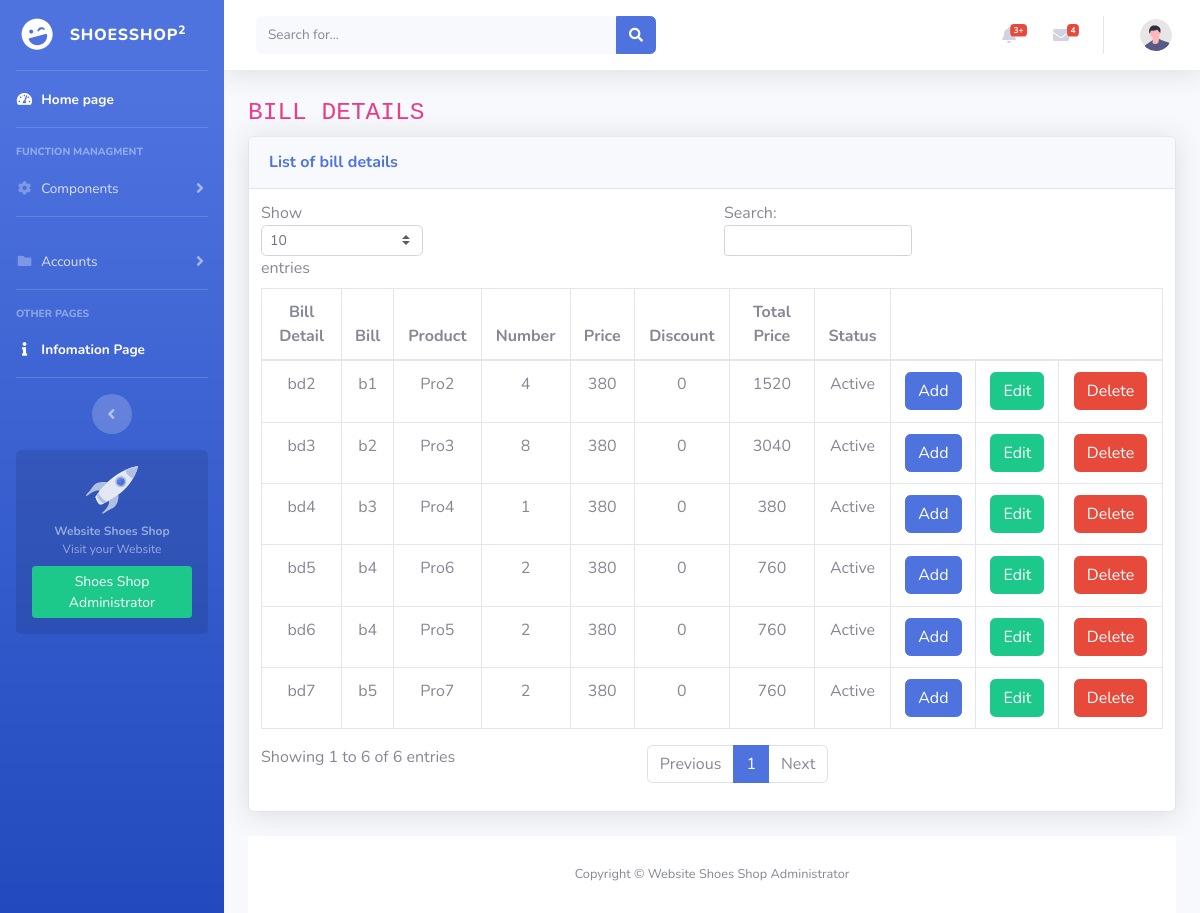
Screenshot of /billdetail.php (signed in) with the database file from the repository.
### tables this page shows
CREATE TABLE IF NOT EXISTS `bill_detail` (
  `id_billdetail` varchar(100) NOT NULL,
  `id_bill` varchar(100) NOT NULL,
  `id_product` varchar(100) NOT NULL,
  `number` int(11) NOT NULL,
  `price` double NOT NULL,
  `discount` float NOT NULL,
  `total` double NOT NULL,
  `status` int(11) NOT NULL,
  PRIMARY KEY (`id_billdetail`)
);

### billdetail.php (called while the page is built, shortened)
<?php
    $level ="";
    include $level."layout.php";
?>

### index__data.php (called while the page is built, shortened)
<?php
    $level = "";
    include $level."DB/database.php";
    $SQL_str_listbill_detail= "SELECT * from bill_detail";
    $list__bill_detail= $connect->prepare($SQL_str_listbill_detail);
    $list__bill_detail-> execute();
    $list__bill_detail_rowsdata = $list__bill_detail ->fetchAll();

### component/billdetail--content.php (the view, shortened to what this page needs)
<?php
    include $level."index__data.php";
?>
<div class="container-fluid">
<h1 class="h3 mb-2 text-gray-800"><code>BILL DETAILS</code></h1>
<div class="card shadow mb-4">
    <div class="card-header py-3">
        <h6 class="m-0 font-weight-bold text-primary">List of bill details</h6>
    </div>
    <div class="card-body">
        <div class="table-responsive">
            <table class="table table-bordered" id="dataTable" width="100%" cellspacing="0">
                <thead>
                    <tr>
                        <th>Bill Detail</th>
                        <th>Bill</th>
                        <th>Product</th>
                        <th>Number</th>
                        <th>Price</th>
                        <th>Discount</th>
                        <th>Total Price</th>
                        <th>Status</th>
                        <th style="border-right:none"></th>
                        <th style="border-left:none;border-right:none"></th>
                        <th style="border-left:none;"></th>
                    </tr>
                </thead>
                <tbody>
                    <?php foreach ($list__bill_detail_rowsdata as $arr__billdetail)
                    {
                    ?>
                        <tr>
                            <td><?php echo $level.$arr__billdetail["id_billdetail"]?></td>
                            <td><?php echo $level.$arr__billdetail["id_bill"]?></td>
                            <td><?php echo $level.$arr__billdetail["id_product"]?></td>
                            <td><?php echo $level.$arr__billdetail["number"]?></td>
                            <td><?php echo $level.$arr__billdetail["price"]?></td>
                            <td><?php echo $level.$arr__billdetail["discount"]?></td>
                            <td><?php echo $level.$arr__billdetail["total"]?></td>
                            <td><?php echo ($level.$arr__billdetail["status"])?"Active":"Inactive"?></td>
                            <td><a href="<?php echo $level."insert__billdetail" ?>" class="btn btn-primary">Add</a></td>
                            <td><a href="#" class="btn btn-success">Edit</a></td>
                            <td><a href="billdetail.php?id_billdetail=<?php echo $level.$arr__billdetail["id_billdetail"]?>" class="btn btn-danger">Delete</a></td>
                        </tr>
                    <?php } ?>
                </tbody>
            </table>
        </div>
    </div>
</div>

### rows the page displays
bill_detail: id_billdetail "bd2", id_bill "b1", id_product "Pro2", number "4", price "380", discount "0", total "1520", status "Active"
bill_detail: id_billdetail "bd3", id_bill "b2", id_product "Pro3", number "8", price "380", discount "0", total "3040", status "Active"
bill_detail: id_billdetail "bd4", id_bill "b3", id_product "Pro4", number "1", price "380", discount "0", total "380", status "Active"
bill_detail: id_billdetail "bd5", id_bill "b4", id_product "Pro6", number "2", price "380", discount "0", total "760", status "Active"
bill_detail: id_billdetail "bd6", id_bill "b4", id_product "Pro5", number "2", price "380", discount "0", total "760", status "Active"
bill_detail: id_billdetail "bd7", id_bill "b5", id_product "Pro7", number "2", price "380", discount "0", total "760", status "Active"
